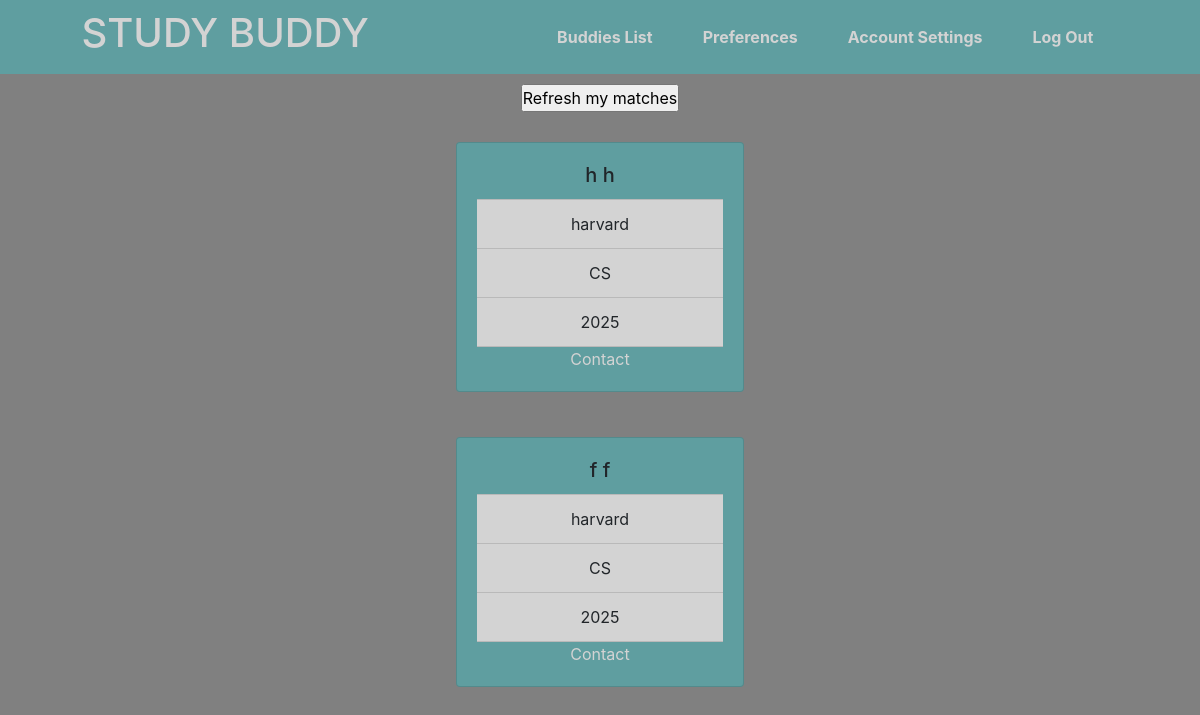
/ (signed in), run on the app's committed database.
### tables this page shows
CREATE TABLE matches(
    id INTEGER,
    match_id INTEGER,
    FOREIGN KEY(match_id) REFERENCES users(id)
);

CREATE TABLE users(
    id INTEGER,
    username TEXT UNIQUE NOT NULL, 
    firstname TEXT NOT NULL,
    lastname TEXT NOT NULL,
    phone TEXT NOT NULL,
    email TEXT NOT NULL,
    password TEXT NOT NULL,
    college TEXT,
    class TEXT,
    concentration TEXT,
    daychoice TEXT,
    time TEXT,
    place TEXT,
    PRIMARY KEY(id)
);

### app.py (the view)
@app.route("/")
@login_required
def index():
    user_id = session["id"]
    results = db.execute(f"SELECT * FROM users JOIN matches ON matches.match_id = users.id WHERE matches.id = {user_id}")
    return render_template("index.html", results=results)

### app.py (called while the page is built)
def login_required(f):
    @wraps(f)
    def decorated_function(*args, **kwargs):
        if session.get("id") is None:
            return redirect(url_for('login', next=request.url))
        return f(*args, **kwargs)
    return decorated_function

### templates/index.html (shortened to what this page needs)
{% extends "layout.html" %}
{% block body %}
    <div id="refresh-container">
        <form action="/preferences" method="post">
          <input type="submit" value="Refresh my matches">
        </form>
    </div>
    {% for result in results %}
    <div class="card-container">
        <div class="card" style="width: 18rem; background-color:cadetblue">
            <div class="card-body">
              <h5 class="card-title">{{ result["firstname"] }} {{ result["lastname"] }}</h5>
              <ul class="list-group list-group-flush">
                <li class="list-group-item">{{ result["college"] }}</li>
                <li class="list-group-item">{{ result["concentration"] }}</li>
                <li class="list-group-item">{{ result["class"] }}</li>
              </ul>
              <a href="#" class="card-link">Contact</a>
            </div>
      </div>
    </div>
    {% endfor %}
{% endblock %}

### static/styles.css (style rules this page uses)
* { margin: 0px; padding: 0px; }
body { background-color: gray; }
a { color:lightgray; }
.list-group-item { background-color: lightgray; }
.card-container { margin: 15px; display: flex; justify-content: space-around; align-content: space-around; align-items: space-around; text-align: center; }
.card { margin: 15px; }
#refresh-container { text-align: center; margin: 10px; }

### data on the page
matches: firstname "h", lastname "h", college "harvard", concentration "CS", class "2025"
matches: firstname "f", lastname "f", college "harvard", concentration "CS", class "2025"
